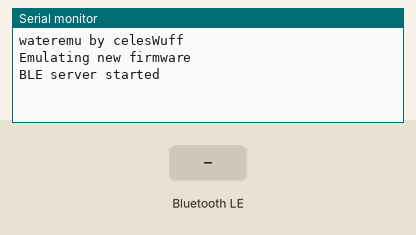
Simulated run of this program. Board: ESP32-C3. Shown: the last lines printed to the serial monitor. The test bench sets the inputs (shaded band). Nothing arrives over Bluetooth unless stated; a phone connects over Bluetooth LE 3 s after start.

Above: at 1.2 s.
1.3 s: Bluetooth LE write "1" received
At 1.7 s:
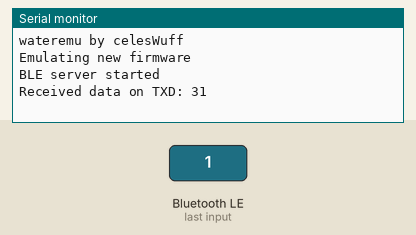
4.3 s: Bluetooth LE write "1" received
At 5.2 s:
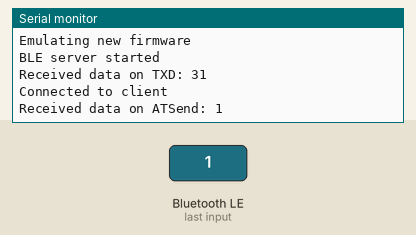
5.8 s: Bluetooth LE write "0" received
At 6.4 s:
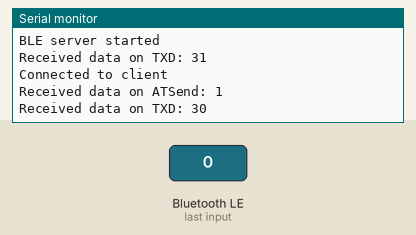
7.3 s: Bluetooth LE write "0" received
At 8.7 s:
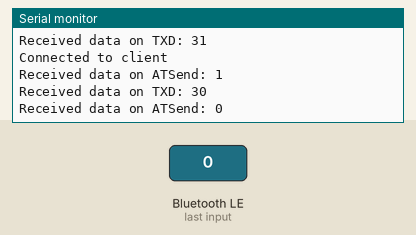

The program:

main.cpp
```cpp
#include <Arduino.h>
#include <BLEDevice.h>
#include <BLEUtils.h>
#include <BLEServer.h>
#include <BLE2902.h>

BLEServer* server;

BLECharacteristic* txdCharacteristic;
BLECharacteristic* rxdCharacteristic;
BLECharacteristic* atsendCharacteristic;
BLECharacteristic* atrespCharacteristic;

#define EMULATE_NEW_FIRMWARE

#define DEVICE_NAME "Water12345"

#define SERVICE_MAIN_UUID "F1F0"
#define CHARACTERISTIC_TXD_UUID "F1F1"
#define CHARACTERISTIC_RXD_UUID "F1F2"

#define SERVICE_AT_UUID "F2F0"
#define CHARACTERISTIC_ATSEND_UUID "F2F1"
#define CHARACTERISTIC_ATRESP_UUID "F2F2"

char* hexToString(const unsigned char* array, size_t length) {
    char* hexString = (char*)malloc(length * 2 + 1);

    for (size_t i = 0; i < length; ++i) {
        sprintf(hexString + i * 2, "%02X", array[i]);
    }

    hexString[length * 2] = '\0';
    return hexString;
}

class ServerCallbacks : public BLEServerCallbacks {
    void onConnect(BLEServer* server) {
      Serial.println("Connected to client");
    }

    void onDisconnect(BLEServer* server) {
      Serial.println("Disconnected from client");
      BLEDevice::startAdvertising();
    }
};

class TxdCharacteristicCallbacks : public BLECharacteristicCallbacks {
    void onWrite(BLECharacteristic* characteristic) {
      std::string value = characteristic->getValue();

      if (value.length() > 0) {
        char* hexString = hexToString((unsigned char*)value.c_str(), value.length());
        Serial.println("Received data on TXD: " + String(hexString));
        free(hexString);

        int dType = value[3]; // "dType" as-is in the original code

        // FEFE 09B0 0101 0000: start prologue
        if (dType == 0xB0) {
#ifdef EMULATE_NEW_FIRMWARE
          Serial.println("Received B0 on TXD, sending B1+AE on RXD (new firmware)");
          std::vector<uint8_t> responseB1 = {0xFD, 0xFD, 0x09, 0xB1, 0x1D, 0x00, 0x00, 0x00};
          rxdCharacteristic->setValue(responseB1.data(), responseB1.size());
          rxdCharacteristic->notify();
          std::vector<uint8_t> response = {0xFD, 0xFD, 0x09, 0xAE, 0x00, 0x00, 0x00, 0x00, 0x00, 0x00, 0x03, 0x04, 0x05, 0x06, 0x07, 0x08, 0x09, 0x10, 0x11, 0x12}; // malformed, to be fixed
#else
          Serial.println("Received B0 on TXD, sending B0 on RXD (old firmware)");
          std::vector<uint8_t> response = {0xFD, 0xFD, 0x09, 0xB0, 0x01, 0x42, 0x02, 0x00, 0x07, 0xE2, 0xEB, 0x20, 0x01, 0x01, 0x00, 0x00, 0x00, 0x00, 0x00, 0x00};
#endif
          rxdCharacteristic->setValue(response.data(), response.size());
          rxdCharacteristic->notify();
        }

        // FEFE 09AF: key authentication (new firmware only)
#ifdef EMULATE_NEW_FIRMWARE
        if (dType == 0xAF) {
          Serial.println("Received AF on TXD, sending AF on RXD");
          std::vector<uint8_t> response = {0xFD, 0xFD, 0x09, 0xAF, 0x00, 0x00, 0x01, 0x02, 0x01, 0x02, 0x03, 0x04, 0x05, 0x06, 0x07, 0x08, 0x09, 0x10, 0x11, 0x12}; // malformed, to be fixed
          rxdCharacteristic->setValue(response.data(), response.size());
          rxdCharacteristic->notify();
        }
#endif

        // FEFE 09B2...: start epilogue, legacy
        //
        // Example B2 payload 1: FE FE 09 B2 01 01 0D 00 01 15 92 09 11 09 13 40 26 00 00 00
        // Example B2 payload 2: FE FE 09 B2 01 xx xx 00 70 E2 EB 20 01 01 00 00 00 6C 30 00
        // Example B2 payload 3: FE FE 09 B2 01 xx xx 00 00 73 37 20 01 01 00 00 00 E0 01 00
        // Example B2 payload 4: FE FE 09 B2 01 01 0D 00 00 41 63 19 08 31 22 10 03 0? 52 64 (we lost half a byte here)
        // Example B2 payload 5: FE FE 09 B2 01 xx xx 0B 00 00 00 20 01 01 00 00 00 0F 27 00 (new firmware, 999.9 L)
        //
        // known parts:
        // xx xx: crc-16, refer to waterctl for the implementation
        // 20 01 01 00 00 00: yy-mm-dd hh:mm:ss (decimal)
        //
        // ========================
        //
        // FEFE 09BB...: start epilogue, Offlinebomb exploit
        if (dType == 0xB2 || dType == 0xBB) {
          if (dType == 0xBB) {
#ifdef EMULATE_NEW_FIRMWARE
            Serial.println("Received BB (Offlinebomb) on TXD, sending B2 on RXD (new firmware)");
#else
            Serial.println("Received BB (Offlinebomb) on TXD, ignoring (old firmware)");
            return;
#endif
          } else {
            Serial.println("Received B2 on TXD, sending B2 on RXD");
          }
          std::vector<uint8_t> responseB2 = {0xFD, 0xFD, 0x09, 0xB2, 0x01, 0x42, 0x09, 0x01, 0x00, 0x00, 0x6D, 0x6C, 0x00, 0x02, 0x79, 0x32};
          rxdCharacteristic->setValue(responseB2.data(), responseB2.size());
          rxdCharacteristic->notify();

          std::vector<uint8_t> responseBa = {0xFD, 0xFD, 0x09, 0xBA, 0x07, 0x42, 0x0D, 0x6D, 0x6C, 0x00, 0x02, 0x79, 0x32, 0x00, 0x14, 0xB8, 0x10, 0x00, 0x00, 0x00};
          rxdCharacteristic->setValue(responseBa.data(), responseBa.size());
          rxdCharacteristic->notify();
        }

        // FEFE 09B3 0000: end prologue
        if (dType == 0xB3) {
          Serial.println("Received B3 on TXD, sending B3 on RXD");
          std::vector<uint8_t> response = {0xFD, 0xFD, 0x09, 0xB3, 0x38, 0xBB, 0x02, 0x00, 0x70, 0xE2, 0xEB, 0x20, 0x01, 0x01, 0x00, 0x00, 0x00, 0x00, 0x00, 0x00};
          // known parts (RXD response):
          // 20 01 01 00 00 00: yy-mm-dd hh:mm:ss (decimal)
          // last 3 bytes: cost in little-endian; to calculate the cost, convert to decimal, divide by 10, multiply by hotWaterPrice (25 by default), divide by 1000 and round to 2 decimal places
          // Example: B2 00 00 -> 0x0000B2 -> 0xB2 / 10 * 25 / 1000 = 0.45 RMB
          rxdCharacteristic->setValue(response.data(), response.size());
          rxdCharacteristic->notify();
        }

        // FEFE 09B4 0000: end epilogue
        if (dType == 0xB4) {
          Serial.println("Received B4 on TXD. It should disconnect now");
          // uint16_t connId = characteristic->getHandle();
          // if (connId != 0) {
          //   server->disconnect(connId);
          // }
        }
      }
    }
};

class AtsendCharacteristicCallbacks : public BLECharacteristicCallbacks {
    void onWrite(BLECharacteristic* characteristic) {
      std::string value = characteristic->getValue();
      if (value.length() > 0) {
        Serial.println("Received data on ATSend: " + String(value.c_str()));
      }
    }
};

void setup() {
  Serial.begin(115200);
  Serial.println("wateremu by celesWuff");

#ifdef EMULATE_NEW_FIRMWARE
  Serial.println("Emulating new firmware");
#else
  Serial.println("Emulating old firmware");
#endif

  BLEDevice::init(DEVICE_NAME);
  server = BLEDevice::createServer();
  server->setCallbacks(new ServerCallbacks());

  // Service 0xF1F0, TXD 0xF1F1, RXD 0xF1F2
  BLEService* mainService = server->createService(SERVICE_MAIN_UUID);
  txdCharacteristic = mainService->createCharacteristic(
                                          CHARACTERISTIC_TXD_UUID,
                                          BLECharacteristic::PROPERTY_WRITE | BLECharacteristic::PROPERTY_WRITE_NR
                                        );
  txdCharacteristic->setCallbacks(new TxdCharacteristicCallbacks());
  BLEDescriptor* txdDescriptor = new BLEDescriptor(BLEUUID((uint16_t)0x2901));
  txdDescriptor->setValue("TXD");
  txdCharacteristic->addDescriptor(txdDescriptor);

  rxdCharacteristic = mainService->createCharacteristic(
                                          CHARACTERISTIC_RXD_UUID,
                                          BLECharacteristic::PROPERTY_NOTIFY
                                        );
  rxdCharacteristic->addDescriptor(new BLE2902());
  BLEDescriptor* rxdDescriptor = new BLEDescriptor(BLEUUID((uint16_t)0x2901));
  rxdDescriptor->setValue("RXD");
  rxdCharacteristic->addDescriptor(rxdDescriptor);

  mainService->start();

  // Service 0xF2F0, ATSend 0xF2F1, ATResp 0xF2F2
  BLEService* atService = server->createService(SERVICE_AT_UUID);
  atsendCharacteristic = atService->createCharacteristic(
                                          CHARACTERISTIC_ATSEND_UUID,
                                          BLECharacteristic::PROPERTY_WRITE | BLECharacteristic::PROPERTY_WRITE_NR
                                        );
  atsendCharacteristic->setCallbacks(new AtsendCharacteristicCallbacks());
  BLEDescriptor* atsendDescriptor = new BLEDescriptor(BLEUUID((uint16_t)0x2901));
  atsendDescriptor->setValue("ATSend");
  atsendCharacteristic->addDescriptor(atsendDescriptor);

  atrespCharacteristic = atService->createCharacteristic(
                                          CHARACTERISTIC_ATRESP_UUID,
                                          BLECharacteristic::PROPERTY_NOTIFY
                                        );
  atrespCharacteristic->addDescriptor(new BLE2902());
  BLEDescriptor* atrespDescriptor = new BLEDescriptor(BLEUUID((uint16_t)0x2901));
  atrespDescriptor->setValue("ATResp");
  atrespCharacteristic->addDescriptor(atrespDescriptor);

  atService->start();

  BLEAdvertisementData advertisementData = BLEAdvertisementData();
  char manufacturerData[2] = {0x4D, 0x54};
  advertisementData.setFlags(0x06); // BR_EDR_NOT_SUPPORTED 0x04, LE General Discoverable Mode 0x02
  advertisementData.setManufacturerData(manufacturerData);

  BLEAdvertising* advertising = BLEDevice::getAdvertising();
  // advertising->addServiceUUID(SERVICE_MAIN_UUID);
  // advertising->addServiceUUID(SERVICE_AT_UUID);
  advertising->setScanResponse(true);
  advertising->setAdvertisementData(advertisementData);

  BLEDevice::startAdvertising();
  Serial.println("BLE server started");
}

void loop() {
  // けものになりたい！
}
```

Measured:
- after the input at 1.3 s, the serial monitor: prints a new line at once (image 1)
- after the input at 4.3 s, the serial monitor: prints a new line at once (image 2)
- after the input at 5.8 s, the serial monitor: prints a new line at once (image 3)
- after the input at 7.3 s, the serial monitor: prints a new line at once (image 4)
